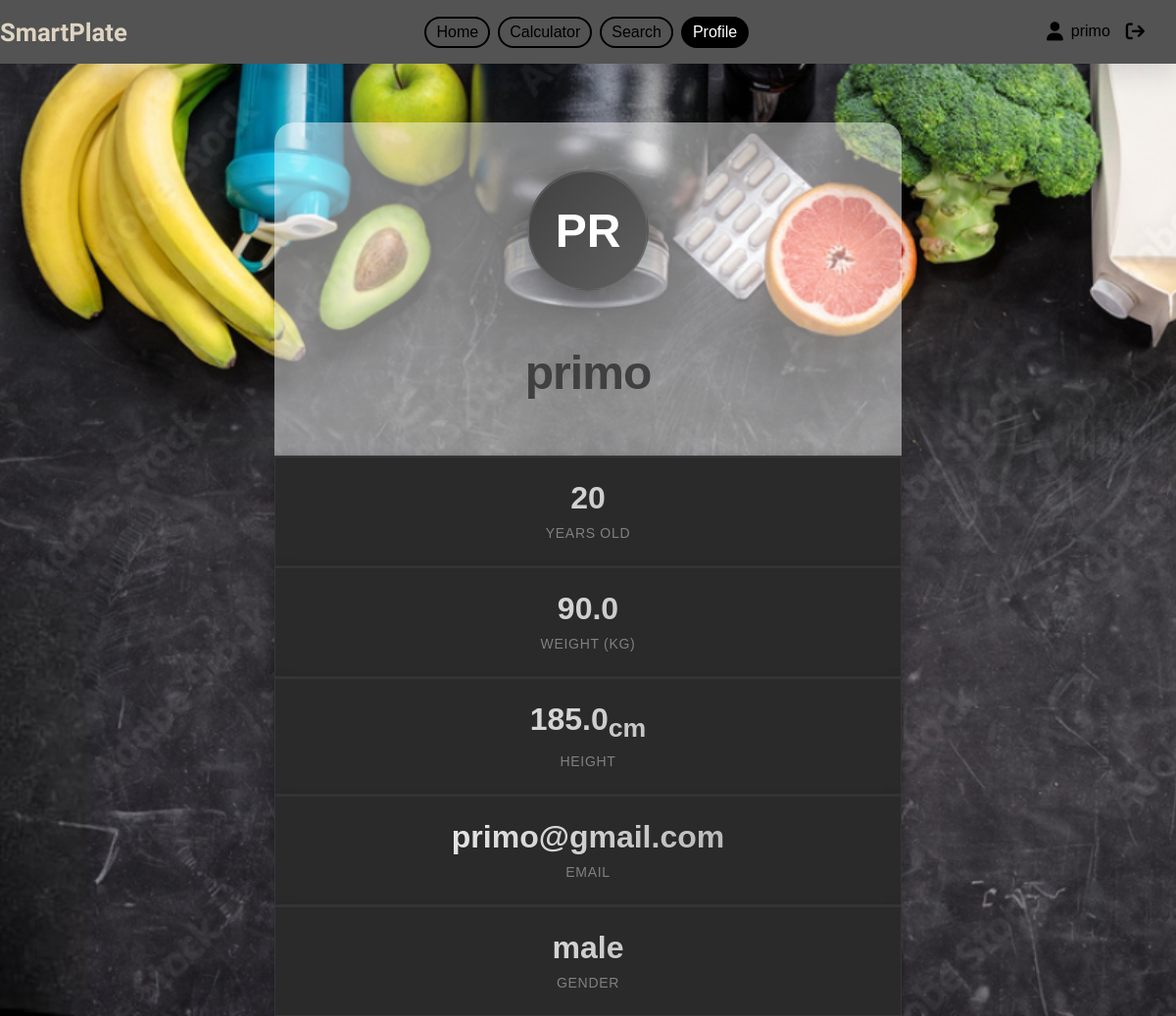
The app's page /user/Profile/ (signed in) with its own data.
### Users/models.py (models this page shows, shortened)
class User(models.Model):
    username = models.CharField(max_length=100)
    age = models.IntegerField(default=0)
    height = models.FloatField(default=0.0)  #in cm
    weight = models.FloatField(default=0.0) # in Kg
    email = models.CharField(max_length=255, unique=True)
    password = models.CharField(max_length=255)

class UserNutrition(models.Model):
    user = models.OneToOneField(User, on_delete=models.CASCADE, related_name='nutrition_profile')
    gender = models.CharField(max_length=10 , null=True)
    total_protein = models.FloatField(default=0)
    total_carbs = models.FloatField(default=0)
    total_fat = models.FloatField(default=0)
    total_calories = models.FloatField(default=0)
    total_water = models.FloatField(default=0)
    goal_protein = models.FloatField(default=0)
    goal_carbs = models.FloatField(default=0)
    goal_fat = models.FloatField(default=0)
    goal_calories = models.FloatField(default=0)
    goal_water = models.FloatField(default=0)

### Users/views.py (the view)
# urls.py: path('Profile/',views.Profile,name='profile'),
def Profile(request):
    user_id = request.session.get('user_id')
    if not user_id:
        return redirect('login')
    try:
        user = User.objects.get(id=user_id)
        user_nutrition = UserNutrition.objects.get(user=user)
    except (User.DoesNotExist, UserNutrition.DoesNotExist):
        return redirect('login')
    context = {
        'user': user,
        'user_nutrition': user_nutrition
    }
    return render(request, 'profile.html', context)

### Users/Templates/profile.html (shortened to what this page needs)
{% load static %}
<!DOCTYPE html>
<html lang="en">
<head>
    <link rel="stylesheet" href="{% static 'CSS/profile.css' %}">
</head>
<body>
    <nav id="navbar">
            <div id="Logo">
                <h1>SmartPlate</h1>
            </div>
            <div id="list">
                <ul>
                    <li><a id="home" href="{% url 'home' %}">Home</a></li>
                    <li><a id="Calculator" href="{% url 'calculator' %}">Calculator</a></li>
                    <li><a id="search" href="{% url 'search' %}">Search</a></li>
                    <li><a id="profilenav" href="{% url 'profile' %}">Profile</a></li>
                </ul>
            </div>
            <div id="user_logout">
                <div id="profile">
                    <i class="fa-solid fa-user"></i>
                     <p>{{ request.session.user_name }}</p>
                </div>
                <div id="Logout">
                    <a href=""><i class="fa-solid fa-arrow-right-from-bracket"></i></a>
                </div>
            </div>
        </nav>
    <div id="container">
        <div id="profile_card">
            <header id="profile-header">
                <div class="profile-avatar" id="avtar_val">{{ user.username|slice:":2"|upper }}</div>
                <h1 class="profile-name" id="name_val">{{ user.username }}</h1>
            </header>
            <section id="user_info">
                <div class="stat-card" id="age">
                    <span class="stat-value" id="age_val">{{ user.age }}</span>
                    <span class="stat-label">Years Old</span>
                </div>
                <div class="stat-card" id="weight">
                    <span class="stat-value" id="weight_val">{{ user.weight }}</span>
                    <span class="stat-label">Weight (Kg)</span>
                </div>
                <div class="stat-card" id="height">
                    <span class="stat-value" id="height_val">{{ user.height }}<sub>cm</sub></span>
                    <span class="stat-label">Height</span>
                </div>
                <div class="stat-card" id="goal">
                    <span class="stat-value" id="email_val">{{ user.email }}</span>
                    <span class="stat-label">Email</span>
                </div>
                <div class="stat-card" id="activity">
                    <span class="stat-value" id="gender_val">{{ user_nutrition.gender }}</span>
                    <span class="stat-label">Gender</span>
                </div>
            </section>
        </div>
    </div>
</body>
</html>

### Users/static/CSS/profile.css (style rules this page uses)
body { margin: 0; padding: 0; width: 100%; min-height: 100vh; overflow-x: hidden; background-color: rgb(220, 235, 245); font-family: sans-serif; box-sizing: border-box; background-image: url(../images/1000_F_239063945_TOftLnSLduQQohDKOP86lfscoGpwNJ7g.jpg); background-size: cover; }
#navbar { width: 100%; height: 65px; box-shadow: 0px 13px 20px 0px rgba(23, 26, 39, 0.10); background: #535353; display: flex; align-items: center; justify-content: space-between; position: sticky; top: 0px; z-index: 100; }
#Logo { flex-shrink: 0; }
#Logo h1 { margin: 0; font-family: "Edu NSW ACT Hand Pre", cursive; font-weight: 700; color: rgb(222, 212, 193); font-size: 1.8rem; }
#list { display: flex; align-items: center; position: relative; }
#list ul { display: flex; justify-content: center; align-items: center; list-style: none; margin: 0; padding: 0; gap: 1rem; }
#list ul li a { font-size: 1.1rem; text-decoration: none; color: #000; padding: 6px 12px; border: 2px solid black; border-radius: 20px; transition: all 0.3s ease; display: block; white-space: nowrap; }
#user_logout { display: flex; align-items: center; gap: 1rem; flex-shrink: 0; margin-right: 2rem; }
#profile { display: flex; align-items: center; gap: 0.5rem; }
#profile p { font-size: 1rem; margin: 0; color: #000; white-space: nowrap; }
#profile i { font-size: 1.2rem; }
#Logout a { font-size: 1.2rem; color: #000; transition: color 0.3s ease; }
@media (max-width: 1200px) { #list ul { gap: 0.5rem; } }
@media (max-width: 1200px) { #list ul li a { padding: 5px 10px; font-size: 1rem; } }
@media (max-width: 1200px) { #Logo h1 { font-size: 1.6rem; } }
#container { width: 100%; height: auto; display: flex; flex-direction: column; align-items: center; justify-content: center; margin-top: 60px; }
#profile-header { padding: 3rem 2rem; display: flex; flex-direction: column; justify-content: center; align-items: center; position: relative; background-color: rgba(255, 255, 255, 0.466); border-bottom: 1px solid rgba(128, 128, 128, 0.1); border-top-left-radius:20px ; border-top-right-radius:20px ; }
.profile-avatar { width: 120px; height: 120px; border-radius: 50%; background: linear-gradient(135deg, #404040 0%, #606060 100%); margin: 0 auto 1.5rem; display: flex; align-items: center; justify-content: center; font-size: 3rem; font-weight: 700; color: #ffffff; box-shadow: 0 10px 30px rgba(0, 0, 0, 0.4), inset 0 1px 0 rgba(255, 255, 255, 0.1); animation: float 6s ease-in-out infinite; border: 2px solid rgba(255, 255, 255, 0.1); }
.profile-name { font-size: clamp(2rem, 5vw, 3rem); font-weight: 700; margin-bottom: 0.5rem; color:#404040; letter-spacing: -0.02em; }
.stat-card { background: #2a2a2a; padding: 1.5rem; text-align: center; box-shadow: 0 4px 12px rgba(0, 0, 0, 0.3), inset 0 1px 0 rgba(255, 255, 255, 0.05); transition: all 0.3s cubic-bezier(0.4, 0, 0.2, 1); border: 1px solid rgba(64, 64, 64, 0.5); position: relative; overflow: hidden; }
.stat-card::before { content: ''; position: absolute; top: 0; left: 0; right: 0; height: 3px; background: linear-gradient(90deg, #808080, #c0c0c0); transform: scaleX(0); transition: transform 0.3s ease; }
.stat-value { font-size: 2rem; font-weight: 700; background: linear-gradient(135deg, #ffffff, #a0a0a0); -webkit-background-clip: text; -webkit-text-fill-color: transparent; background-clip: text; margin-bottom: 0.5rem; display: block; }
.stat-label { font-size: 0.875rem; color: #808080; font-weight: 500; text-transform: uppercase; letter-spacing: 0.05em; }
#profile_card { width: 640px; }

### records on screen
User: session.user_name "primo", username "PR", username "primo", age "20", weight "90.0", height "185.0", email "primo@gmail.com"
UserNutrition: gender "male"
